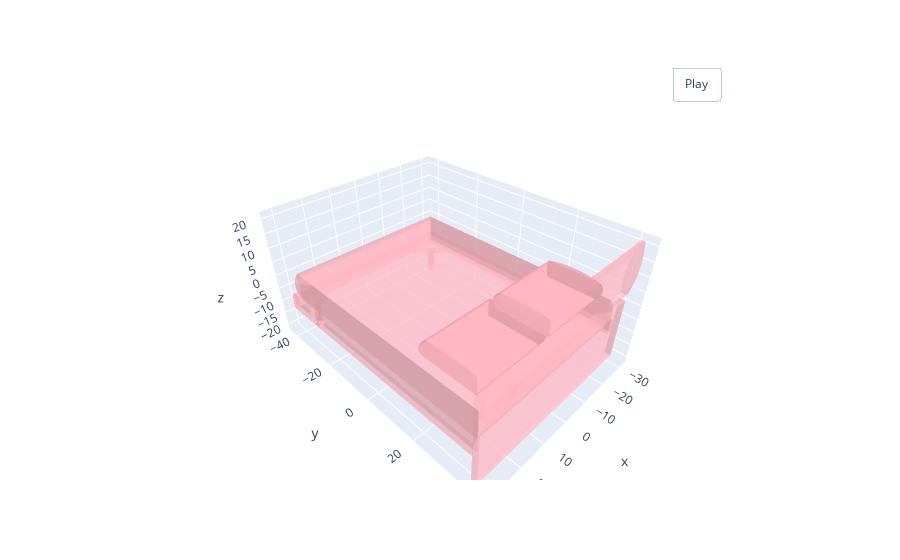

Notebook code cell kept with this figure:
### Code cell
def modelshow(path_to_model) :
  with open(path_to_model, 'r') as f:
    verts, faces = read_off(f)
    
  i,j,k = np.array(faces).T
  x,y,z = np.array(verts).T

  visualize_rotate([go.Mesh3d(x=x, y=y, z=z, color='lightpink', opacity=0.50, i=i,j=j,k=k)]).show()
  
  return x,y,z, verts, faces
  
x, y, z, verts, faces = modelshow(path/"bed/train/bed_0001.off")

### Figure 1 — Plotly figure (JSON) as saved in the notebook; plotly's stock layout.template omitted (floating-point values rounded to 4 significant figures; data arrays with more than 128 entries replaced by an {"elided": "..."} marker saying what was removed)
{"data": [{"color": "lightpink", "i": {"elided": "1807 int values"}, "j": {"elided": "1807 int values"}, "k": {"elided": "1807 int values"}, "opacity": 0.5, "type": "mesh3d", "x": {"elided": "2095 float values"}, "y": {"elided": "2095 float values"}, "z": {"elided": "2095 float values"}}], "layout": {"updatemenus": [{"buttons": [{"args": [null, {"frame": {"duration": 50, "redraw": true}, "fromcurrent": true, "mode": "immediate", "transition": {"duration": 0}}], "label": "Play", "method": "animate"}], "pad": {"r": 10, "t": 45}, "showactive": false, "type": "buttons", "x": 0.8, "xanchor": "left", "y": 1, "yanchor": "bottom"}]}}
